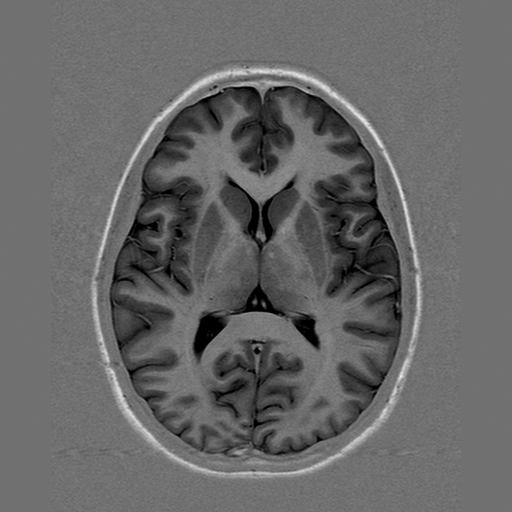
%> input picture Codes/PreDistortion.bmp, 512 x 512 px
$ octave showDifference.m   (GNU Octave 9; MATLAB toolbox functions it lacks are replaced by stand-ins)
%> lines starting %> are read from the running program, lines starting %| are printed output that depends on the picture
### Codes/imageRead.m
%% Read Two Image;
% pre-distorted image read
Im1=imread('PreDistortion.bmp');
%> Im1 is the input picture: size 512x512 uint8; min 0, max 236, mean 102.8
% Im1=rgb2gray(Im1);
Im1=im2double(Im1);
%> Im1: size 512x512 double
% Im1=imresize(Im1,.5);
%Im1=histeq(Im1);
%after-distortion image read
Im2=imread('PostDistortion.bmp');
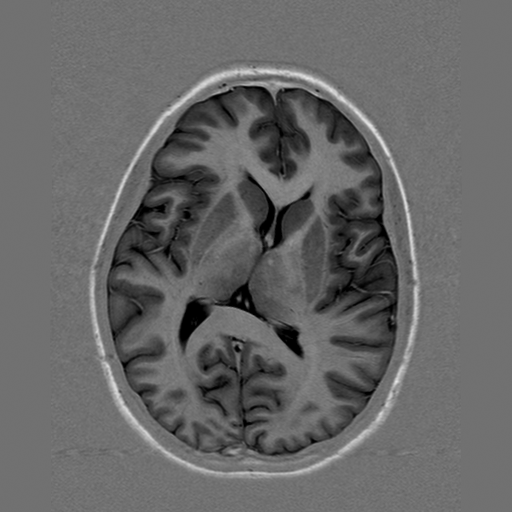
%> input picture Codes/PostDistortion.bmp, 512 x 512 px
%> Im2 is the input picture: size 512x512 uint8; min 0, max 231, mean 102.8
% Im2=rgb2gray(Im2);
Im2=im2double(Im2);
%> Im2: size 512x512 double
% Im2=imresize(Im2,.5);
%Im2=histeq(Im2);

### Codes/showDifference.m
imageRead;%calls original images
A=Im2-Im1;
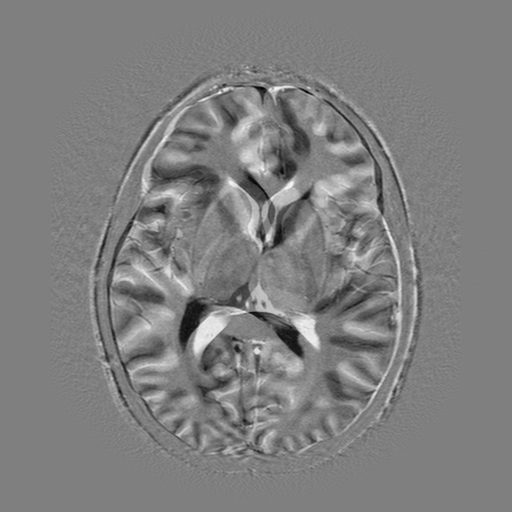
%> A: size 512x512 double; min -0.58, max 0.58, mean -5.79e-06; drawn with min black and max white
%> (the run ends here)
